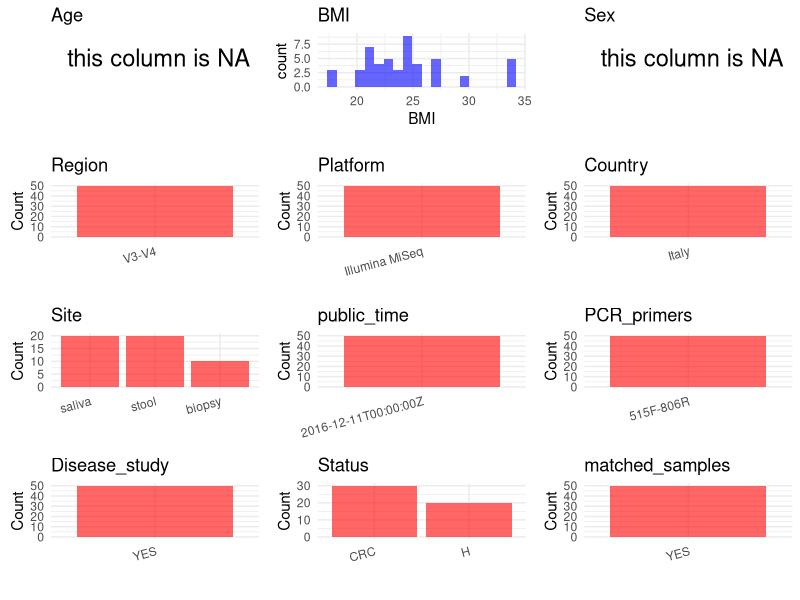

Reproduce this figure in R. (Note: this script raises an error after producing the figure.)
## ---- chunk 1
# Load necessary libraries
library(dplyr)
library(ggplot2)
library(cowplot)
library(stringr)

# Set working directory (update this path to your local directory)
setwd("/home/hby/oral_project/PRJNA356414")

# Read the initial metadata files
initial_meta <- read.csv("SraRunTable.csv", header = T)

# Combine the two metadata files
# meta <- rbind(initial_meta, initial_meta1)

# Remove entries non-oral samples
# initial_meta <- subset(initial_meta,isolate %in% c("saliva","tongue coat"))

# Check the number of samples containing "HT" in Sample.Name (e.g., healthy controls)
# nrow(subset(meta, grepl("HT", Sample.Name)))

# Display the first few rows of the metadata
head(initial_meta)
## ---- chunk 2
# Create a uniform metadata dataframe
metadata <- data.frame(
  BioProject = initial_meta$BioProject,
  Run = initial_meta$Run,
  sample_name = initial_meta$host_subject_id,
  Platform = initial_meta$Instrument,
  Country = initial_meta$geo_loc_name_country,
  Site = initial_meta$env_material,
  public_time = initial_meta$ReleaseDate,
  Status = initial_meta$status,
  BMI = initial_meta$BMI,
  stringsAsFactors = FALSE,
  Sex = NA,
  Age = NA
)
## ---- chunk 3
# Add information obtained from the publication
metadata$Region <- "V3-V4"
metadata$PCR_primers <- "515F-806R"
metadata$title <- "Prospective correlation between the patient microbiome with response to and development of immune-mediated adverse effects to immunotherapy in lung cancer"
metadata$Disease_study <- "YES"


# extract subject id by remove prefix of sample_name
metadata$subject_id <- metadata$sample_name

all_oral_sites <- c("saliva", "tongue coat", "buccal mucosa", "lower jaw mucosa", "lower labial mucosa", "upper jaw mucosa", "tongue", "buccal")
# Check initial data distribution
cat("Initial sample distribution:\n")
table(metadata$subject_id)
table(metadata$Site)

subjects_with_oral_samples <- metadata %>%
  filter(Site %in% all_oral_sites) %>%
  distinct(subject_id) %>%
  pull(subject_id)

metadata_clean <- metadata %>%
  filter(subject_id %in% subjects_with_oral_samples)


sample_counts <- metadata_clean %>%
  group_by(subject_id) %>%
  summarise(n_samples = n(), .groups = "drop")

metadata_clean <- merge(metadata_clean, sample_counts, by = "subject_id")

# Create matched_samples column
metadata_clean$matched_samples <- ifelse(metadata_clean$n_samples >= 2, "YES", "NO")

cat("\nFinal sample distribution after cleaning:\n")
print(table(metadata_clean$Site))
cat("\nFinal sample distribution after cleaning:\n")
print(table(metadata_clean$matched_samples))

metadata_clean$subject_id <- NULL
metadata_clean$n_samples <- NULL

# Use cleaned dataset for subsequent analysis
metadata <- metadata_clean
## ---- chunk 4
# Check the number of unique runs and sample names
print(paste("Number of unique runs:", length(unique(metadata$Run))))
print(paste("Number of unique sample names:", length(unique(metadata$sample_name))))
## ---- chunk 5
# Select columns for visualization
plot_data <- metadata %>%
  select(-BioProject, -Run, -sample_name, -title)

# Function to create simple plots for each column
create_simple_plots <- function(data) {
  plots <- list()

  for (col in colnames(data)) {
    # Check if the column is all NA
    if (all(is.na(data[[col]]))) {
      # Create an empty plot with text indicating all NA
      p <- ggplot() +
        annotate("text", x = 0.5, y = 0.5, label = "this column is NA", size = 6) +
        labs(title = col) +
        theme_void()
    } else if (is.numeric(data[[col]])) {
      # Numeric variable: histogram
      p <- ggplot(data, aes(x = .data[[col]])) +
        geom_histogram(fill = "blue", alpha = 0.6, bins = 20, na.rm = TRUE) +
        labs(title = col) +
        theme_minimal()
    } else {
      # Categorical variable: bar plot (remove NA values)
      count_data <- as.data.frame(table(data[[col]], useNA = "ifany"))
      p <- ggplot(count_data, aes(x = reorder(Var1, -Freq), y = Freq)) +
        geom_col(fill = "red", alpha = 0.6) +
        labs(title = col, x = NULL, y = "Count") +
        theme_minimal() +
        theme(axis.text.x = element_text(angle = 15, hjust = 1))
    }
    plots[[col]] <- p
  }

  return(plots)
}

# Generate and arrange plots
plots <- create_simple_plots(plot_data)
p <- plot_grid(plots$Age,
  plots$BMI,
  plots$Sex,
  plots$Region,
  plots$Platform,
  plots$Country,
  plots$Site,
  plots$public_time,
  plots$PCR_primers,
  plots$Disease_study,
  plots$Status,
  plots$matched_samples, # add
  ncol = 3, align = "hv", axis = "lb"
)
ggsave("Metadata_Summary.png", plot = p, width = 8, height = 6, dpi = 150)
## ---- chunk 6
knitr::include_graphics("Metadata_Summary.png")
## ---- chunk 7
# Reorder columns to match the desired format
metadata <- metadata[, c(
  "BioProject", "Run", "sample_name", "Age", "BMI", "Sex",
  "Region", "Platform", "Country", "Site", "public_time",
  "PCR_primers", "title", "Disease_study", "Status", "matched_samples"
)]

# Export the uniform metadata to a CSV file
write.csv(metadata, file = "metadata.csv", quote = FALSE)
head(metadata)
